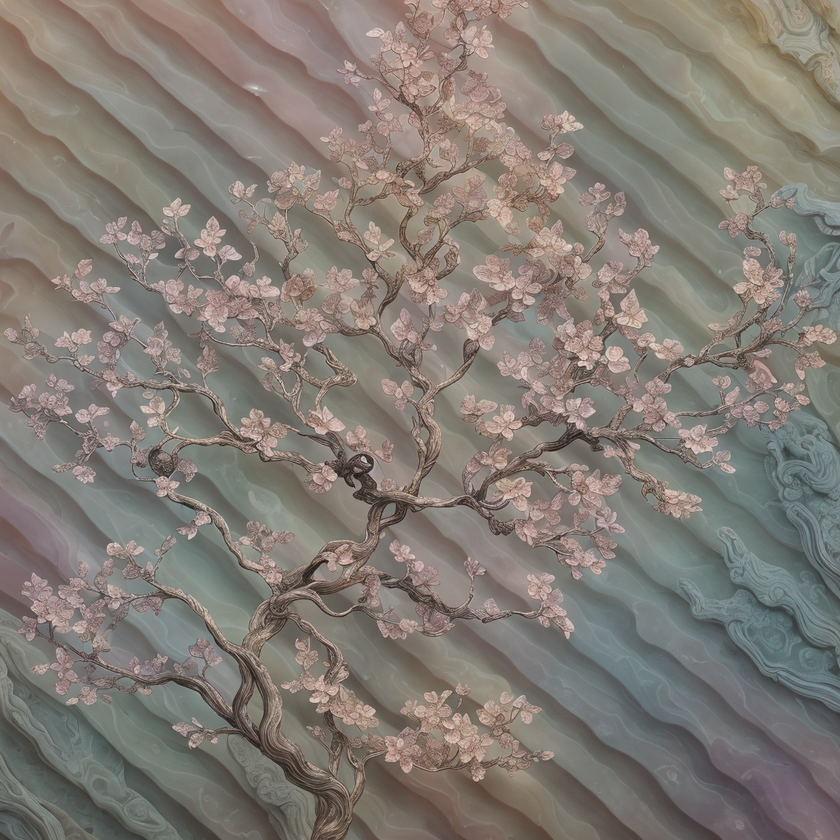
#> input picture 2_course/chMetods/lab6/code/task1/10.png, 840 x 840 px, shrunk from 1024 x 1024 before the run, found by its file name
$ python main.py
#> lines starting #> are read from the running program, lines starting #| are printed output that depends on the picture
import numpy as np
import matplotlib . pyplot as plt
from PIL import Image

directoryPath = "../../images/"
image = Image.open(directoryPath + "10.png")
#> image is the input picture: PIL image 840x840 RGB; mean R, G, B 130.5, 123.6, 116.5
imageArray = np.array(image)

imageFloat = imageArray.astype(np.float64) / 255.0

fftChannels = list()

for ch in range(imageFloat.shape[2]):
    fftChannel = np.fft.fftshift(np.fft.fft2(imageFloat[:, :, ch]))
    fftChannels.append(fftChannel)
#> after the loop, fftChannels = 3 items
fftImage = np.stack(fftChannels, axis=-1)

magnitude = np.abs(fftImage)
phase = np.angle(fftImage)
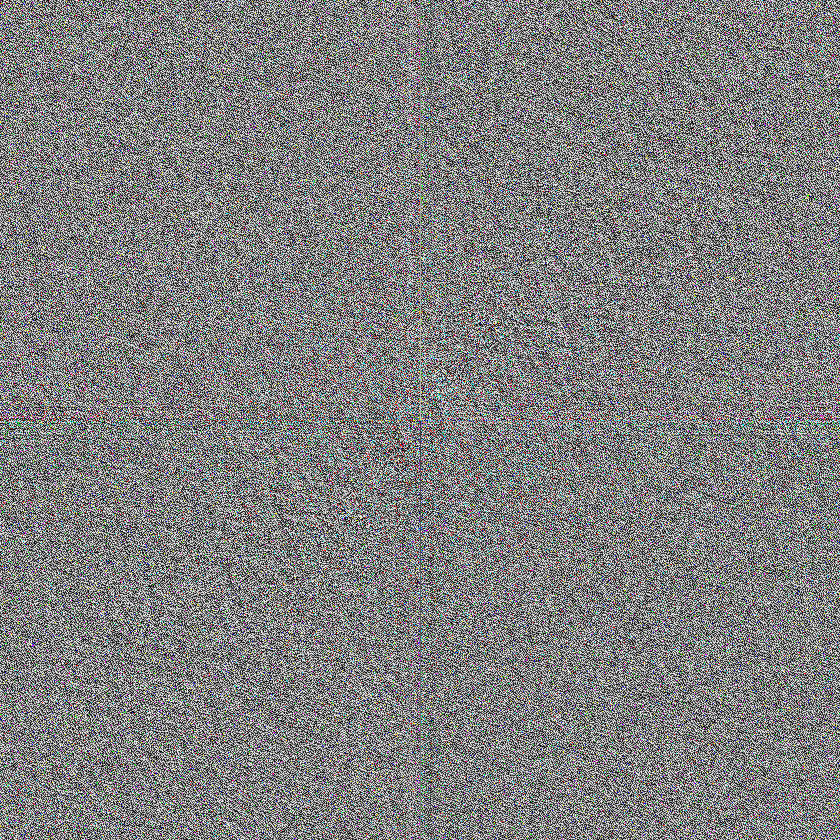
#> phase: shape (840, 840, 3) float64; mean of channels 0, 1, 2 8.03e-18, -8.9e-06, -4.45e-06; drawn with min black and max white

logMagnitude = np.log(magnitude + 1)
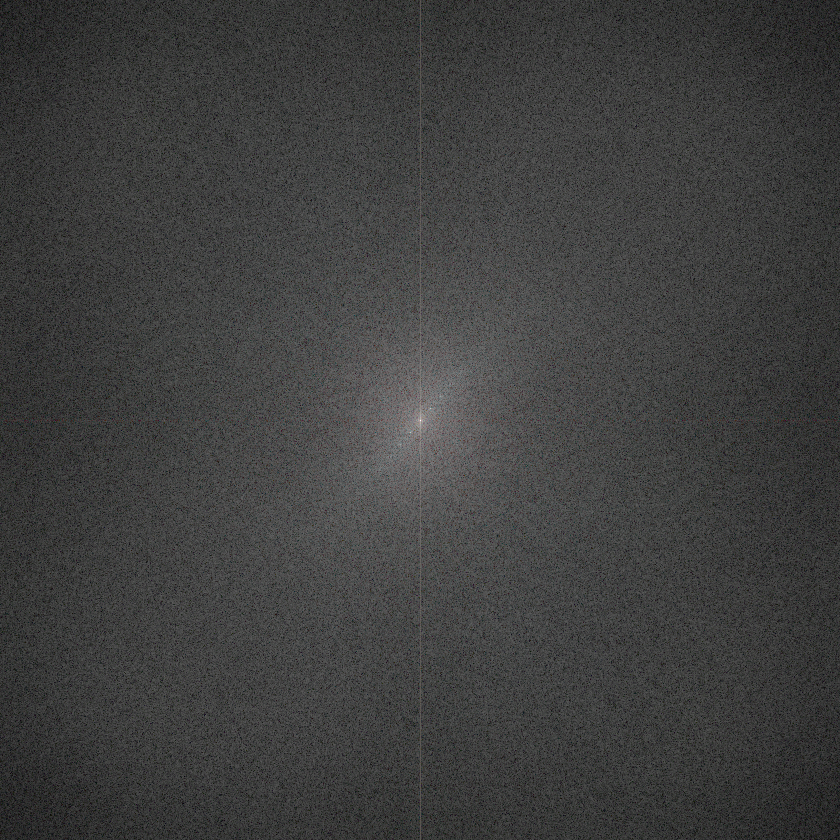
#> logMagnitude: shape (840, 840, 3) float64; mean of channels 0, 1, 2 3.2, 3.21, 3.19; drawn with min black and max white
normalizedLogMagnitude = (logMagnitude - np.min(logMagnitude)) / (np.max(logMagnitude) - np.min(logMagnitude))

logMagnitudeImage = (normalizedLogMagnitude * 255).astype(np.uint8)
Image.fromarray(logMagnitudeImage).save(directoryPath + "logMagnitude.png")

#> (the run stopped early here; a loop or call above may not have finished)
